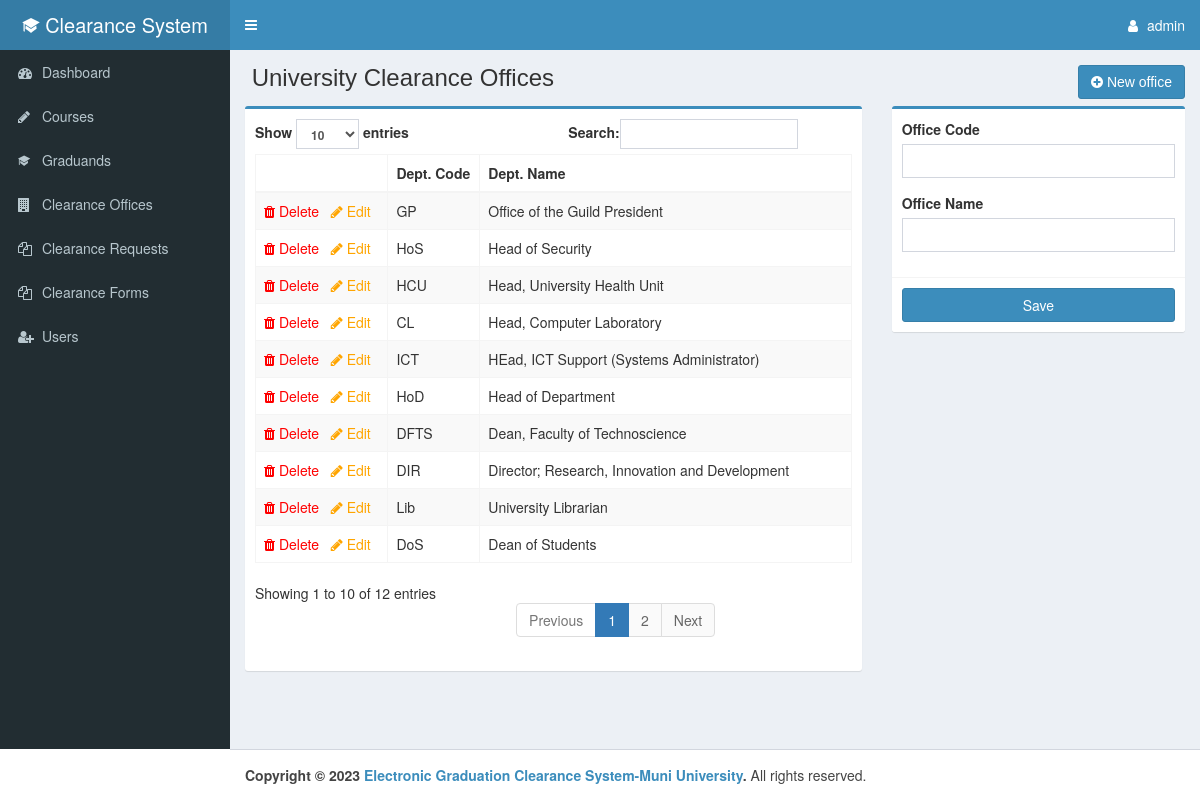
/admin/offices.php (signed in), run on the app's committed database.
### tables this page shows
CREATE TABLE `users` (
  `Userid` int(11) NOT NULL,
  `Username` varchar(25) NOT NULL,
  `Password` text NOT NULL,
  `Fullname` varchar(100) NOT NULL,
  `Userphone` varchar(25) NOT NULL,
  `Usermail` varchar(100) NOT NULL,
  `Position` varchar(100) NOT NULL,
  `Userrole` int(11) NOT NULL DEFAULT 0,
  `User_status` int(11) NOT NULL DEFAULT 1,
  `officeHeaded` varchar(25) NOT NULL
);

CREATE TABLE `offices` (
  `officeid` int(11) NOT NULL,
  `office_name` varchar(100) NOT NULL,
  `office_acronym` varchar(25) NOT NULL,
  `office_head` varchar(25) NOT NULL
);

### admin/session.php (called while the page is built, shortened)
<?php
include('connection.php');
if(!isset($_SESSION['user']))
{
	header('location:index.php');
}else{
	$sql = $db->query("SELECT * FROM users LEFT JOIN offices ON offices.officeid=users.Position WHERE users.Userid='".$_SESSION['user']."'");
	$query = $sql->fetch_array();
	$username = $query['Username'];
}

### admin/offices.php (the view, shortened to what this page needs)
<?php include('header.php') ?>
<?php
$office_acronym = '';
$office_name = '';
?>
<div class="content-wrapper">
    <section class="content-header">
        <h1>&nbsp;University Clearance Offices
            <div class="pull-right">
                <a href="offices.php" class="btn btn-primary"><i class="fa fa-plus-circle"></i> New office</a><br>
            </div>
        </h1>
    </section>
    <section class="content">
        <div class="row">
            <div class="col-xs-8">
                <div class="box box-primary">
                    <div class="box-body">
                        <table id="example1" class="table table-bordered table-striped">
                            <thead>
                                <tr>
                                    <th></th>
                                    <th>Dept. Code</th>
                                    <th>Dept. Name</th>
                                </tr>
                            </thead>
                            <tbody>
                            <?php
                            $offices=$db->query("SELECT * FROM offices");
                            while($row = $offices->fetch_array()){
                            ?>
                                <tr>
                                    <td>
                                        <a href="offices.php?delid=<?php echo $row['officeid'] ?>" style="color:red"><i class="fa fa-trash"></i> Delete&nbsp;&nbsp;</a>
                                        <a href="offices.php?id=<?php echo $row['officeid'] ?>" style="color:orange"><i class="fa fa-pencil"></i> Edit</a>
                                    </td>
                                    <td><?php echo $row['office_acronym'] ?></td>
                                    <td><?php echo $row['office_name'] ?></td>
                                </tr>
                                <?php } ?>
                            </tbody>
                        </table>
                    </div>
                </div>
            </div>
            <div class="col-md-4">
                <div class="box box-primary">
                    <form role="form" method="POST" action="offices.php">
                        <div class="box-body">
                            <div class="form-group">
                                <label>Office Code</label>
                                <input type="text" name="office_acronym" class="form-control" value="<?php echo $office_acronym ?>" autocomplete="off">
                            </div>
                            <div class="form-group">
                                <label>Office Name</label>
                                <input type="text" name="office_name" class="form-control" value="<?php echo $office_name ?>" autocomplete="off">
                            </div>
                        </div>
                        <div class="box-footer">
                            <button type="submit" name="save" class="btn btn-primary col-md-12">Save</button>
                        </div>
                    </form>
                </div>
            </div>
        </div>
    </section>
</div>
<?php include('footer.php') ?>

### admin/header.php (shortened to what this page needs)
<?php include ('session.php') ?>
<!DOCTYPE html>
<html>
    <head>
        <link rel="stylesheet" href="css/bootstrap.min.css">
        <link rel="stylesheet" href="css/font-awesome.min.css">
        <link rel="stylesheet" href="css/ionicons.min.css">
        <link rel="stylesheet" href="css/AdminLTE.min.css">
        <link rel="stylesheet" href="css/_all-skins.min.css">
        <link rel="stylesheet" href="css/morris.css">
        <link rel="stylesheet" href="css/jquery-jvectormap.css">
        <link rel="stylesheet" href="css/bootstrap3-wysihtml5.min.css">
        <link rel="stylesheet" href="css/bootstrap-datepicker.min.css">
        <link rel="stylesheet" href="css/daterangepicker.css">
    </head>
    <body class="hold-transition skin-blue sidebar-mini">
        <div class="wrapper">
            <header class="main-header">
                <a href="#" class="logo">
                    <span class="logo-lg"><i class="ion ion-university"></i>&nbsp;Clearance System</span>
                </a>
                <nav class="navbar navbar-static-top">
                    <a href="#" class="sidebar-toggle" data-toggle="push-menu" role="button">
                    </a>
                    <div class="navbar-custom-menu">
                        <ul class="nav navbar-nav">
                            <li class="dropdown user user-menu">
                                <a href="#" class="dropdown-toggle" data-toggle="dropdown">
                                    <i class="fa fa-user"></i>
                                    <span class="hidden-xs"><?php echo $username ?></span>
                                </a>
                            </li>
                        </ul>
                    </div>
                </nav>
            </header>
            <?php include('sidebar.php') ?>

### data on the page
users: Username "admin"
offices: office_acronym "GP", office_name "Office of the Guild President"
offices: office_acronym "HoS", office_name "Head of Security"
offices: office_acronym "HCU", office_name "Head, University Health Unit"
offices: office_acronym "CL", office_name "Head, Computer Laboratory"
offices: office_acronym "ICT", office_name "HEad, ICT Support (Systems Administrator)"
offices: office_acronym "HoD", office_name "Head of Department"
offices: office_acronym "DFTS", office_name "Dean, Faculty of Technoscience"
offices: office_acronym "DIR", office_name "Director; Research, Innovation and Development"
offices: office_acronym "Lib", office_name "University Librarian"
offices: office_acronym "DoS", office_name "Dean of Students"
